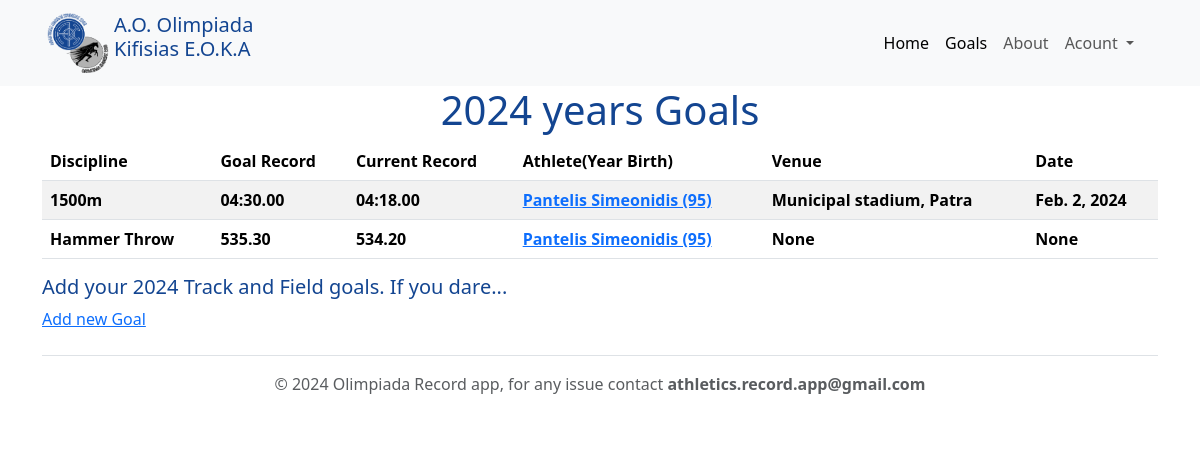
Screenshot of /goals/ with the database file from the repository.
### records/models.py (models this page shows, shortened)
class Goal(models.Model):
    user = models.ForeignKey(User, blank=True, null=True, on_delete=models.SET_NULL)
    athlete = models.ForeignKey(Athlete, blank=True, null=True, on_delete=models.SET_NULL)
    age_group = models.ForeignKey(AgeGroup, blank=True, null=True, on_delete=models.SET_NULL)
    discipline = models.ForeignKey(Discipline, blank=True, null=True, on_delete=models.SET_NULL)
    venue = models.OneToOneField(Venue, blank=True, null=True, on_delete=models.SET_NULL)
    stadium = models.ForeignKey(Stadium, blank=True, null=True, on_delete=models.SET_NULL)
    performance = models.FloatField(blank=False, null=True)
    current_record = models.FloatField(blank=True, null=True)
    goal_date = models.DateField(auto_now=False, auto_now_add=False, null=True, blank=True)
    timestamp = models.DateTimeField(auto_now_add=True)
    updated = models.DateTimeField(auto_now=True)
    @property
    def formatted_performance(self):
        if self.performance is None:
            return ''
        if self.discipline.discipline_type == 'road':
            performance_formatted = self.performance
            minutes = int((performance_formatted % 3600) // 60)
            seconds = performance_formatted % 60
            if minutes == 0:
                performance_formatted_str = f"{seconds:05.2f}"
            else:
                performance_formatted_str = f"{minutes:02}:{seconds:05.2f}"
        else:
            performance_formatted_str = f'{self.performance:.2f}'
        return performance_formatted_str
    @property
    def formatted_current_record(self):
        if self.current_record is None:
            return ''
        if self.discipline.discipline_type == 'road':
            performance_formatted = self.current_record
            minutes = int((performance_formatted % 3600) // 60)
            seconds = performance_formatted % 60
            if minutes == 0:
                performance_formatted_str = f"{seconds:05.2f}"
            else:
                performance_formatted_str = f"{minutes:02}:{seconds:05.2f}"
        else:
            performance_formatted_str = f'{self.current_record:.2f}'
        return performance_formatted_str
    class Meta:
        ordering = ['performance', '-goal_date']
        unique_together = [['athlete', 'discipline', 'performance']]
        db_table = 'Olimpiada goals'

class Discipline(models.Model):
    stadium = models.ForeignKey(Stadium, on_delete=models.CASCADE)
    name = models.CharField(max_length=25)
    @property
    def discipline_type(self):
        if self.name in road_disciplines:
            return 'road'
        else:
            return 'field'
    class Meta:
        unique_together = [('stadium', 'name')]

class Athlete(models.Model):
    first_name = models.CharField(max_length=120)
    last_name = models.CharField(max_length=120)
    birth_year = models.IntegerField(default=None, blank=True, null=True)
    @property
    def full_name(self):
        return f"{self.first_name} {self.last_name}"
    @property
    def full_name_with_birthyear(self):
        return f"{self.full_name} ({str(self.birth_year)[2:]})"

class Venue(models.Model):
    area = models.CharField(max_length=30)
    stadium_name = models.CharField(max_length=30)
    def __str__(self):
        return f"{self.stadium_name}, {self.area}"

### records/views.py (the view)
# urls.py: path('goals/', GoalListView.as_view(), name='goals-list'),
class GoalListView(ListView):
    model = Goal
    def get_context_data(self, *args, **kwargs):
        context = super().get_context_data(*args, **kwargs)
        context['title'] = self.get_title()
        return context
    def get_title(self):
        return self.title
    title = 'Goals'

### templates/records/goal_list.html
{% extends "base.html" %}
{% block content %}
    <h1 class="align-self-center">2024 years Goals</h1>
<div class="overflow-x-scroll">
    <table class="table table-striped">
        <thead>
            <tr>
                <th>Discipline</th>
                <th>Goal Record</th>
                <th>Current Record</th>
                <th>Athlete(Year Birth)</th>
                <th>Venue</th>
                <th>Date</th>
            </tr>
        </thead>
        {% for object in goal_list %}
        <tr>
            <th> {{ object.discipline.name }} </th>
            <th> {{ object.formatted_performance }}</th>
            <th> {{ object.formatted_current_record }}</th>
            <th><a href="/goals/{{object.pk}}">{{ object.athlete.full_name_with_birthyear }}</a></th>
            <th> {{ object.venue }}</th>
            <th> {{ object.goal_date }}</th>
        </tr>
        {% endfor %}
    </table>
</div>
<h5>Add your 2024 Track and Field goals. If you dare...</h5>
    <a href="/goals/create">Add new Goal</a>
{% endblock %}

### static/records/style.css (style rules this page uses)
h1, h2, h3, h4, h5 { color: #134591; }

### rows the page displays
Goal: discipline.name "1500m", formatted_performance "04:30.00", formatted_current_record "04:18.00", athlete.full_name_with_birthyear "Pantelis Simeonidis (95)", venue "Municipal stadium, Patra", goal_date "Feb. 2, 2024"
Goal: discipline.name "Hammer Throw", formatted_performance "535.30", formatted_current_record "534.20", athlete.full_name_with_birthyear "Pantelis Simeonidis (95)", venue "None", goal_date "None"
